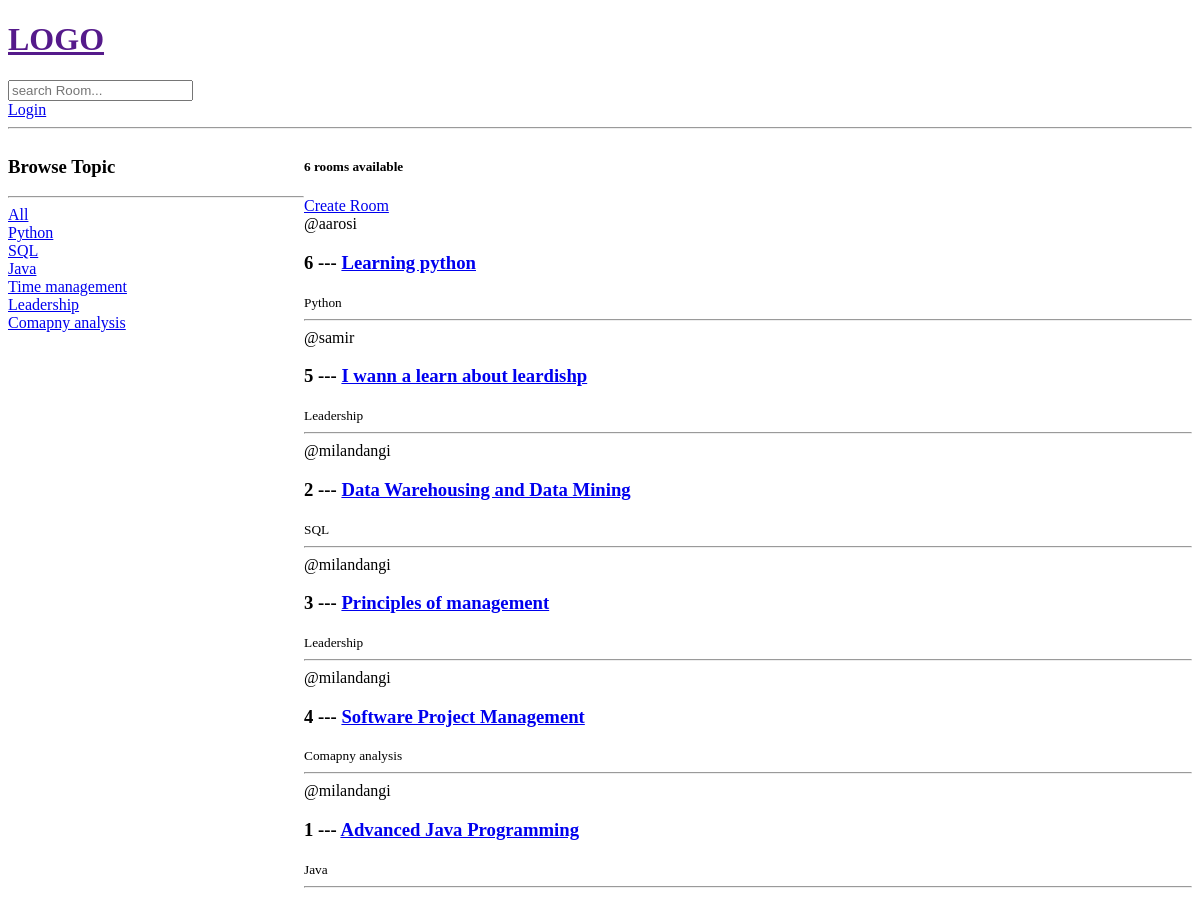
The app's page /, older data.
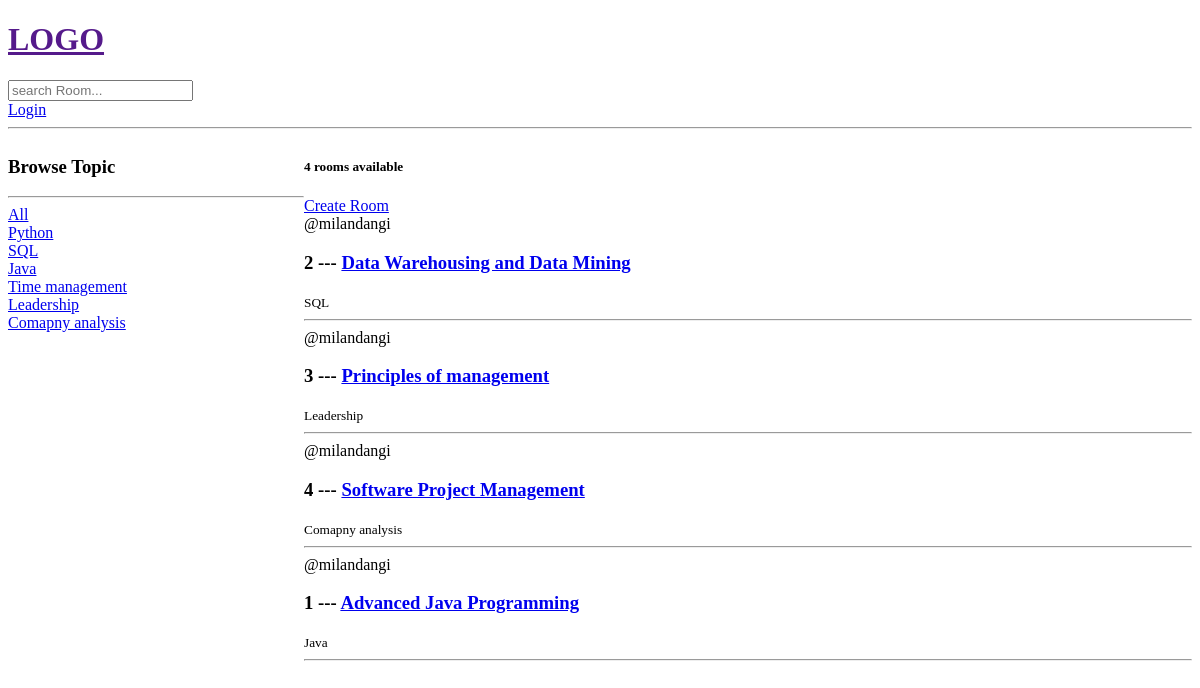
The same page, newer data.
### polls/models.py (models this page shows, shortened)
class Topic(models.Model):
    name = models.CharField(max_length=200)

class Room(models.Model):
    host = models.ForeignKey(User,on_delete=models.SET_NULL,null=True)
    topic = models.ForeignKey(Topic,on_delete=models.SET_NULL,null=True)
    participants = models.ManyToManyField(User,related_name='participants',blank=True)
    name = models.CharField(max_length=200)
    description = models.TextField(null=True,blank=True)
    update = models.DateTimeField(auto_now=True)
    created = models.DateTimeField(auto_now_add=True)
    class Meta:
         ordering =["-update","-created"]

### polls/views.py (the view)
# urls.py: path("",views.home, name="home"),
def home(request):
    q = request.GET.get('q') if request.GET.get('q')!= None else ''
    rooms = Room.objects.filter(Q(topic__name__icontains=q) |
                                Q(name__icontains=q) |
                                Q(description__icontains=q)
                                )
    topics = Topic.objects.all()
    room_counts = rooms.count()
    context = {'rooms':rooms,'topics':topics,'room_counts':room_counts}
    return render(request,'polls/home.html',context)

### polls/templates/polls/home.html (shortened to what this page needs)
{% extends "main.html" %}
{% block content %}
<div class="home_container">
    <div>
        <h3>Browse Topic</h3>
        <hr>
        <div>
            <a href="{% url 'home' %}">All</a>
        </div>
        {% for topic in topics %}
        <div>
            <a href="{% url 'home' %}?q={{topic.name}}">{{topic.name}}</a>
        </div>
        {% endfor %}
    </div>
    <div>
        <h5>{{room_counts}} rooms available</h5>
        <a href="{% url 'create-room' %}">Create Room</a>
        <div>
            {% for room in rooms %}
            <div>
                <span>@{{room.host.username}}</span>
                <h3>{{room.id}} --- <a href="{% url 'room' room.id %}">{{room.name}}</a></h3>
                <small>{{room.topic.name}}</small>
                <hr>
            </div>
            {% endfor %}
        </div>
    </div>
</div>
{% endblock content %}

Row changes from the older to the newer data that the page shows:
removed Room: host.username "aarosi", id "6", name "Learning python", topic.name "Python"
removed Room: host.username "samir", id "5", name "I wann a learn about leardishp", topic.name "Leadership"
Text that changed along with them:
{{ room_counts }}: "6" → "4"
